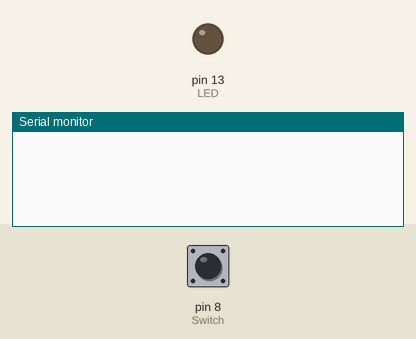
Recording of a sketch running on a simulated Arduino Uno, built with avr-gcc and run on an emulated ATmega328P. Parts: output pins drawn as LEDs (lit = HIGH), the last lines printed to the serial monitor. The test bench sets the inputs (shaded band); at power-on: pin 8 (Switch) HIGH.

Above: at 0.8 s.
0.9 s: pin 8 (Switch) pulled LOW for 0.15 s
At 1.03 s:
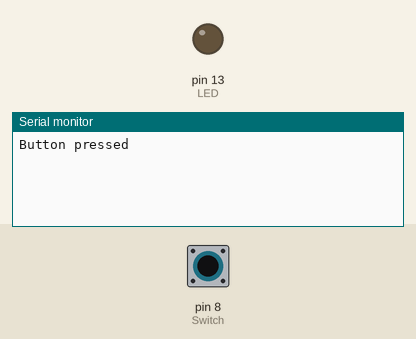
At 2.4 s:
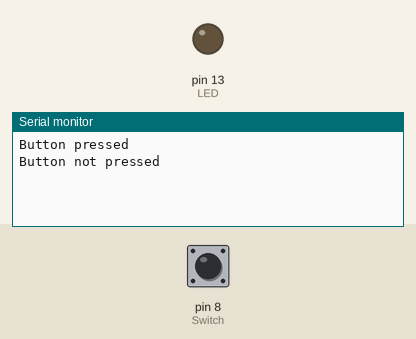

Measured:
- after the input at 0.9 s, the serial monitor: prints a new line at once (image 1)

The sketch:

App_Final.ino
```cpp
#include <avr/io.h> // Include the IO defintions
#include "uart.h"   // Include the UART communication library
#include "init.c"   // Include initialization code for AVR microcontroller
#include <string.h> // Include string.h for strncmp function
#include "dio.c"    // Include the pins fuction
#include "dio.h"    // Include the pins library

int main() {
    // Initialize UART with a baud rate of 9600
    uart_init(9600);
    // set the pins of the switch and LED
    set_pins();

    char command[16];        // Array to store received command
    uint8_t index = 0;       // Index for tracking characters in the command
    char lastButtonState = 1; // Assume the button is not pressed initially

    while (1) {
        // Check the button status
        char buttonState = PINB & (1 << PB0);

        if (buttonState != lastButtonState) {
            if (buttonState) {
                uart_send_string("Button not pressed\r\n");
            } else {
                uart_send_string("Button pressed\r\n");
            }
            lastButtonState = buttonState;
        }

        // Receive and process UART commands as complete strings
        if (uart_receive_ready() != 0) {
            char received_char = uart_receive_char();

            if (received_char == '\n' || received_char == '\r') {
                command[index] = '\0';  // Null-terminate the string

                if (strncmp(command, "turn on led", strlen("turn on led")) == 0) {
                    PORTB |= (1 << PB5); // Turn on the LED
                    uart_send_string("LED on\r\n");
                } else if (strncmp(command, "turn off led", strlen("turn off led")) == 0) {
                    PORTB &= ~(1 << PB5); // Turn off the LED
                    uart_send_string("LED off\r\n");
                } else {
                    uart_send_string("Error: Invalid command\r\n");
                }

                index = 0; // Reset the index for the next command
            } else {
                command[index] = received_char; // Add the received character to the command
                index++;
                if (index >= sizeof(command) - 1) {
                    // Prevent buffer overflow
                    index = 0; // Reset the index
                }
            }
        }
    }

    return 0;
}
```

init.c
```cpp
#include <avr/io.h>
#include "uart.h"

void uart_init(unsigned int baudrate) {
    // Set baud rate
    unsigned int ubrr = F_CPU / 16 / baudrate - 1;
    UBRR0H = (unsigned char)(ubrr >> 8);
    UBRR0L = (unsigned char)ubrr;

    // Enable receiver and transmitter
    UCSR0B = UCSR0B | (1 << RXEN0) | (1 << TXEN0);

    // Set frame format: 8 data bits, 1 stop bit, no parity
    UCSR0C = (1 << UCSZ01) | (1 << UCSZ00);
}

void uart_send_char(char data) {
    // Wait for empty transmit buffer
    while (!(UCSR0A & (1 << UDRE0)));

    // Put data into buffer, sends the data
    UDR0 = data;
}

char uart_receive_char(void) {
    // Wait for data to be received
    while (!(UCSR0A & (1 << RXC0)));

    // Get and return received data from buffer
    return UDR0;
}

void uart_send_string(const char* str) {
    while (*str) {
        uart_send_char(*str);
        str++;
    }
}

char uart_receive_ready(){
  return UCSR0A & (1 << RXC0);
}
```

uart.h
```cpp
void uart_init(unsigned int baudrate);
void uart_send_char(char data);
char uart_receive_char(void);
void uart_send_string(const char* str);
char uart_receive_ready();
```

dio.c
```cpp
#include <avr/io.h>
void set_pins(){
    // Set the switch pin as input with an internal pull-up resistor
    DDRB &= ~(1 << PB0);     // Set PB0 as input (Switch)
    PORTB |= (1 << PB0);     // Enable internal pull-up resistor on PB0

    DDRB |= (1 << PB5);      // Set PB5 as output (LED)

}
```

dio.h
```cpp
void set_pins();
```
